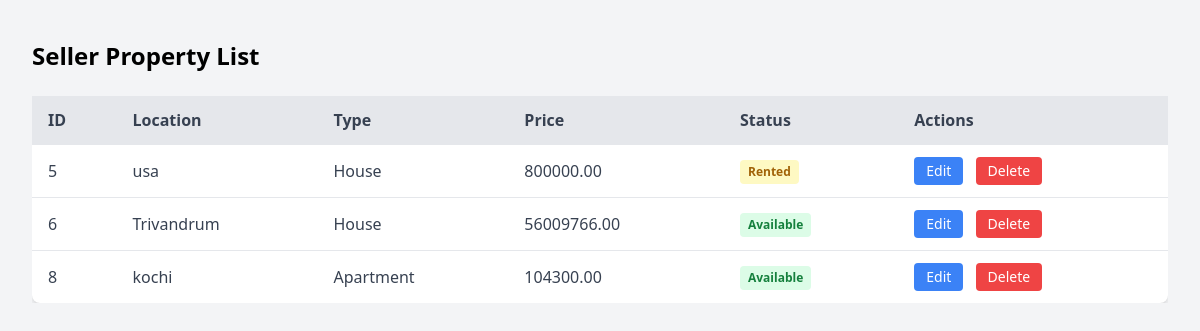
The app's page /seller_properties/ with its own data.
### app/models.py (models this page shows, shortened)
class Property(models.Model):
    PROPERTY_TYPES = [
        ('House', 'House'),
        ('Apartment', 'Apartment'),
        ('Commercial', 'Commercial'),
        ('Land', 'Land'),
    ]
    STATUS_CHOICES = [
        ('Available', 'Available'),
        ('Sold', 'Sold'),
        ('Rented', 'Rented'),
    ]
    LISTING_TYPE_CHOICES = [
        ('sale', 'For Sale'),
        ('rent', 'For Rent'),
    ]
    APPROVAL_STATUS_CHOICES = [
        ('pending', 'Pending Review'),
        ('approved', 'Approved'),
        ('rejected', 'Rejected'),
        ('changes_requested', 'Changes Requested'),
    ]
    property_type = models.CharField(max_length=50, choices=PROPERTY_TYPES)
    address = models.TextField()
    location = models.CharField(max_length=100)
    latitude = models.FloatField(null=True, blank=True)
    longitude = models.FloatField(null=True, blank=True)
    area_sqft = models.FloatField(null=True, blank=True)
    bedrooms = models.PositiveIntegerField(null=True, blank=True)
    bathrooms = models.PositiveIntegerField(null=True, blank=True)
    features = models.CharField(max_length=200, blank=True)
    description = models.TextField(blank=True)
    main_image = models.ImageField(upload_to='property_photos/', null=True, blank=True)
    image_1 = models.ImageField(upload_to='property_photos/', null=True, blank=True)
    image_2 = models.ImageField(upload_to='property_photos/', null=True, blank=True)
    image_3 = models.ImageField(upload_to='property_photos/', null=True, blank=True)
    price = models.DecimalField(max_digits=12, decimal_places=2)
    previous_price = models.DecimalField(
        max_digits=12, decimal_places=2, null=True, blank=True,
        help_text='Set when price is lowered, to show "Price Drop" badge.'
    )
    listing_type = models.CharField(
        max_length=4, choices=LISTING_TYPE_CHOICES, default='sale',
        db_index=True,
        help_text='Whether this property is for sale or for rent.'
    )
    status = models.CharField(max_length=20, choices=STATUS_CHOICES, default='Available')
    seller = models.ForeignKey(CustomUser, on_delete=models.CASCADE)
    is_approved = models.BooleanField(default=False)
    approved_at = models.DateTimeField(null=True, blank=True)
    approval_status = models.CharField(
        max_length=20,
        choices=APPROVAL_STATUS_CHOICES,
        default='pending',
        db_index=True,
    )
    admin_notes = models.TextField(blank=True, default='')       # Internal — NOT visible to seller
    seller_feedback = models.TextField(blank=True, default='')   # Message TO seller (reject/changes)
    reviewed_at = models.DateTimeField(null=True, blank=True)
    reviewed_by = models.ForeignKey(
        CustomUser,
        on_delete=models.SET_NULL,
        null=True,
        blank=True,
        related_name='reviewed_properties',
    )
    posted_at = models.DateTimeField(auto_now_add=True)
    slug = models.SlugField(unique=True, blank=True)

### app/views.py (the view)
# urls.py: path('seller_properties/', views.seller_property_list, name='seller_property_list'),
def seller_property_list(request):
    properties = Property.objects.filter(is_approved=True)
    return render(request,'seller_property_list.html',{'properties': properties})

### buyer/context_processors.py (called while the page is built)
def buyer_context(request):
    buyer = getattr(request, 'current_buyer', None)
    chat_unread = 0
    return {
        'current_buyer': buyer,
        'chat_unread': chat_unread,
    }

### app/templates/seller_property_list.html (shortened to what this page needs)
<!DOCTYPE html>
<html lang="en">
  <head>
    <script src="https://cdn.tailwindcss.com"></script>
  </head>
  <body class="bg-gray-100 py-10">
    <div class="max-w-7xl mx-auto px-4 sm:px-6 lg:px-8">
      <h2 class="text-2xl font-bold mb-6">Seller Property List</h2>
      <div class="overflow-x-auto">
        <table class="min-w-full bg-white rounded-lg shadow-md">
          <thead class="bg-gray-200 text-gray-700">
            <tr>
              <th class="py-3 px-4 text-left">ID</th>
              <th class="py-3 px-4 text-left">Location</th>
              <th class="py-3 px-4 text-left">Type</th>
              <th class="py-3 px-4 text-left">Price</th>
              <th class="py-3 px-4 text-left">Status</th>
              <th class="py-3 px-4 text-left">Actions</th>
            </tr>
          </thead>
          <tbody class="text-gray-700">
            {% for property in properties %}
            <tr class="border-t hover:bg-gray-50">
              <td class="py-3 px-4">{{ property.id }}</td>
              <td class="py-3 px-4">{{ property.location }}</td>
              <td class="py-3 px-4">{{ property.property_type }}</td>
              <td class="py-3 px-4">{{ property.price }}</td>
              <td class="py-3 px-4">
                <span class="inline-block px-2 py-1 text-xs font-semibold rounded
                  {% if property.status == 'Available' %}bg-green-100 text-green-700
                  {% elif property.status == 'Sold' %}bg-red-100 text-red-700
                  {% elif property.status == 'Rented' %}bg-yellow-100 text-yellow-700
                  {% else %}bg-gray-100 text-gray-700{% endif %}">
                  {{ property.status }}
                </span>
              </td>
              <td class="py-3 px-4 space-x-2">
                <a
                  href="{% url 'seller_edit_property' property.id %}"
                  class="inline-block bg-blue-500 text-white px-3 py-1 rounded hover:bg-blue-600 text-sm"
                  >Edit</a
                >
                <a
                  href="{% url 'seller_delete_property' property.id %}"
                  class="inline-block bg-red-500 text-white px-3 py-1 rounded hover:bg-red-600 text-sm"
                  onclick="return confirm('Are you sure you want to delete this property?');"
                  >Delete</a
                >
              </td>
            </tr>
            {% empty %}
            <tr>
              <td colspan="6" class="py-4 px-4 text-center text-gray-500">
                No properties found.
              </td>
            </tr>
            {% endfor %}
          </tbody>
        </table>
      </div>
    </div>
  </body>
</html>

### records on screen
Property: id "5", location "usa", property_type "House", price "800000.00", status "Rented"
Property: id "6", location "Trivandrum", property_type "House", price "56009766.00", status "Available"
Property: id "8", location "kochi", property_type "Apartment", price "104300.00", status "Available"
